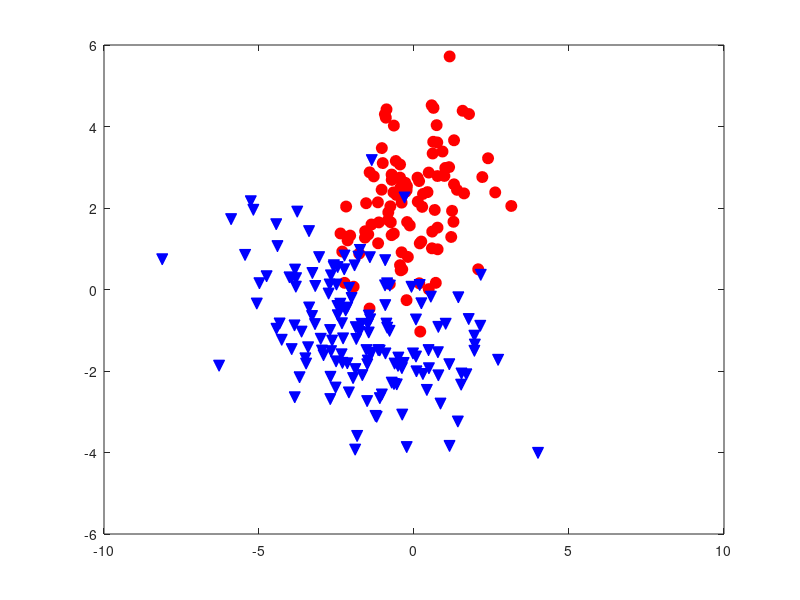
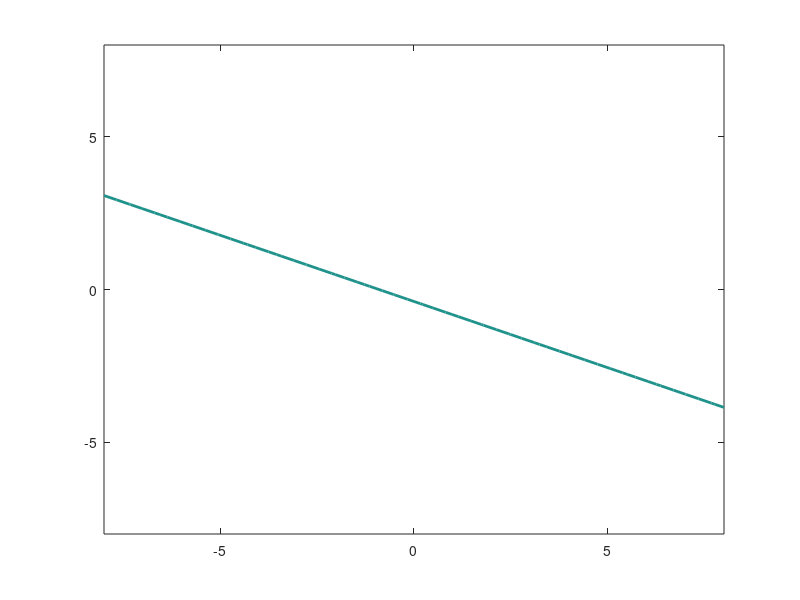

MATLAB code to generate these figures, in order: (Note: this script raises an error after producing the figures.)


% Script � compl�ter pour r�alise le TP 

randn('state', 1200)

% G�n�ration des donn�es
vmu1 = [0; 2];
vmu2 = [-2; -1];
vSIGMA1 = 1.5*[1 0.1; 0.1 1];
vSIGMA2 = 3.5*[1 -0.25; -0.25 1/2];


n1 = 100; % nombre de points classe 1
n2 = 150; % nombre de points classe 2

% generation de donnees aleatoires suivant lois gaussiennes
% classe 1
X1 =  mvnrnd(vmu1, vSIGMA1,n1);   
Y1 = ones(n1, 1);
% classe 2
X2 =  mvnrnd(vmu2, vSIGMA2,n2);    
Y2 = 2*ones(n2, 1);


figure, plot(X1(:,1), X1(:,2), 'ro', 'markersize', 8, 'markerfacecolor', 'r')
hold on
plot(X2(:,1), X2(:,2), 'bv', 'markersize', 8, 'markerfacecolor', 'b')


% Dans la suite on ne travaillera qu'avec X et Y
% matrice des donn�es
X = [X1; X2]; 

% vecteur des labels
Y = [Y1; Y2]; 


%%  A COMPLETER : VOTRE IMPLEMENTATION DE LA LDA 
n_tot = n1+n2;
pi1 = n1/n_tot;
pi2 = n2/n_tot;
m1 = (1/n1)*sum(X(find(Y==1),:));
m2 = (1/n2)*sum(X(find(Y==2),:));
figure()
plot(m1,'bo');
hold on
plot(m2,'ro');
hold off
e1 = cov(X(find(Y==1),:));
e2 = cov(X(find(Y==2),:));
e = (n1*e1+n2*e2)/n_tot;


%% A DECOMMENTER : trace de la frontiere de decision de la LDA connaissant le vecteur w et le scalaire w0
M = 50;
% definition du maillage du plan
[auxdim1, auxdim2]=meshgrid(linspace(-8, 8, M)); 
auxdata = [reshape(auxdim1,M*M,1) reshape(auxdim2,M*M,1)]; 

% trace frontiere LDA
w = e\(m2-m1)';
w0 = 0.5* m2 * (e\m2')-0.5*m1*(e\m1')+log(pi1/pi2);
gx = auxdata*w + w0;
[c,h]=contour(auxdim1, auxdim2, reshape(gx,M,M), [0 0]); 
set(h, 'linewidth', 2, 'color', 'g'); hold on
plot(X1(:,1), X1(:,2), 'ro', 'markersize', 8, 'markerfacecolor', 'r')
hold on
plot(X2(:,1), X2(:,2), 'bv', 'markersize', 8, 'markerfacecolor', 'b')

clabel(c,h)

%% Taux d'erreur

ychap = zeros(size(Xv,1),1);
fv = X*w+w0;
ychap(fv<0)=1;
ychap(fv>=0)=2;

erreur = mean(Y~=ychap)

%% Exo 2
data = load('astrodata.mat');
X = data.X;
Y = data.Y;
[Xa,Ya,Xt,Yt] = splitdata(X,Y,1/2);
[Xa,Xt,ma,siga] = normalizemeanstd(Xa);
[Xt] = normalizemeanstd(Xt,ma,siga);
